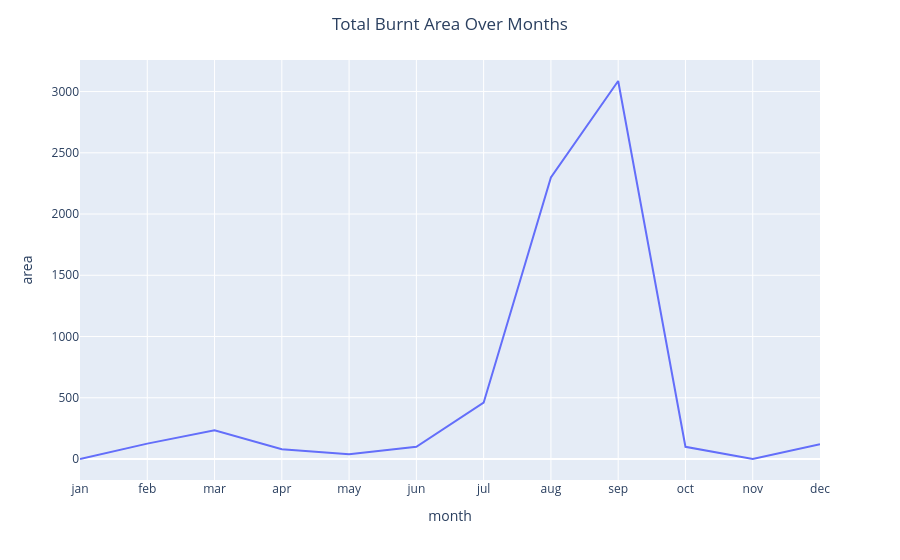

Write notebook code for a chart like this one.
### Code cell
fig = px.line(month_area_sum,x='month',y='area')
fig.update_layout(title='Total Burnt Area Over Months',title_x=.5)

### Figure 1 — Plotly figure (JSON) as saved in the notebook; plotly's stock layout.template omitted (floating-point values rounded to 4 significant figures)
{"data": [{"hovertemplate": "month=%{x}<br>area=%{y}<extra></extra>", "legendgroup": "", "line": {"color": "#636efa", "dash": "solid"}, "marker": {"symbol": "circle"}, "mode": "lines", "name": "", "orientation": "v", "showlegend": false, "type": "scatter", "x": ["jan", "feb", "mar", "apr", "may", "jun", "jul", "aug", "sep", "oct", "nov", "dec"], "xaxis": "x", "y": [0, 125.5, 235.3, 80.02, 38.48, 99.3, 459.8, 2298.0, 3086.0, 99.57, 0, 120.0], "yaxis": "y"}], "layout": {"autosize": true, "legend": {"tracegroupgap": 0}, "margin": {"t": 60}, "title": {"text": "Total Burnt Area Over Months", "x": 0.5}, "xaxis": {"anchor": "y", "autorange": true, "domain": [0, 1], "range": [0, 11], "title": {"text": "month"}, "type": "category"}, "yaxis": {"anchor": "x", "autorange": true, "domain": [0, 1], "range": [-171.5, 3258.0], "title": {"text": "area"}, "type": "linear"}}}
